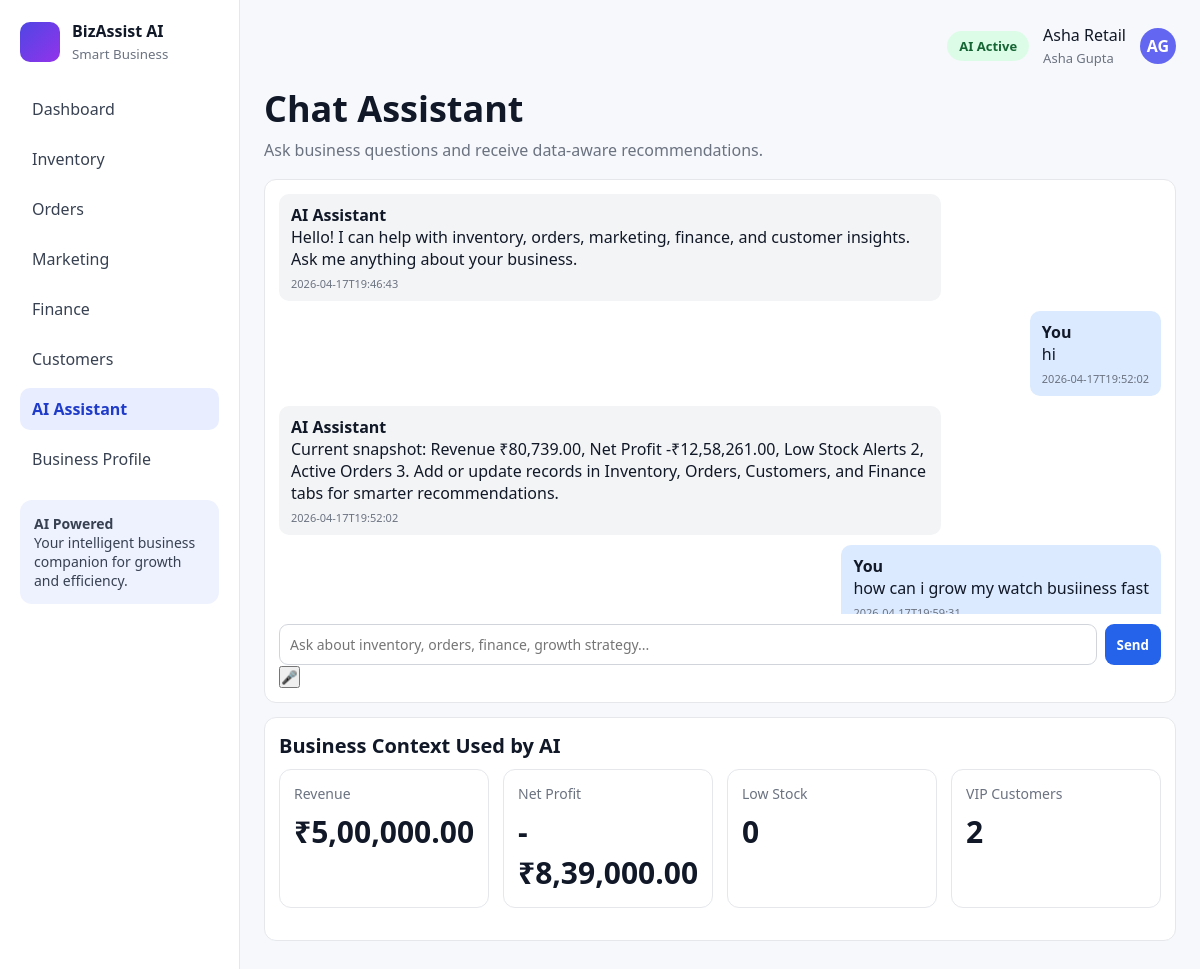
/assistant, run on an earlier commit of the app's database.
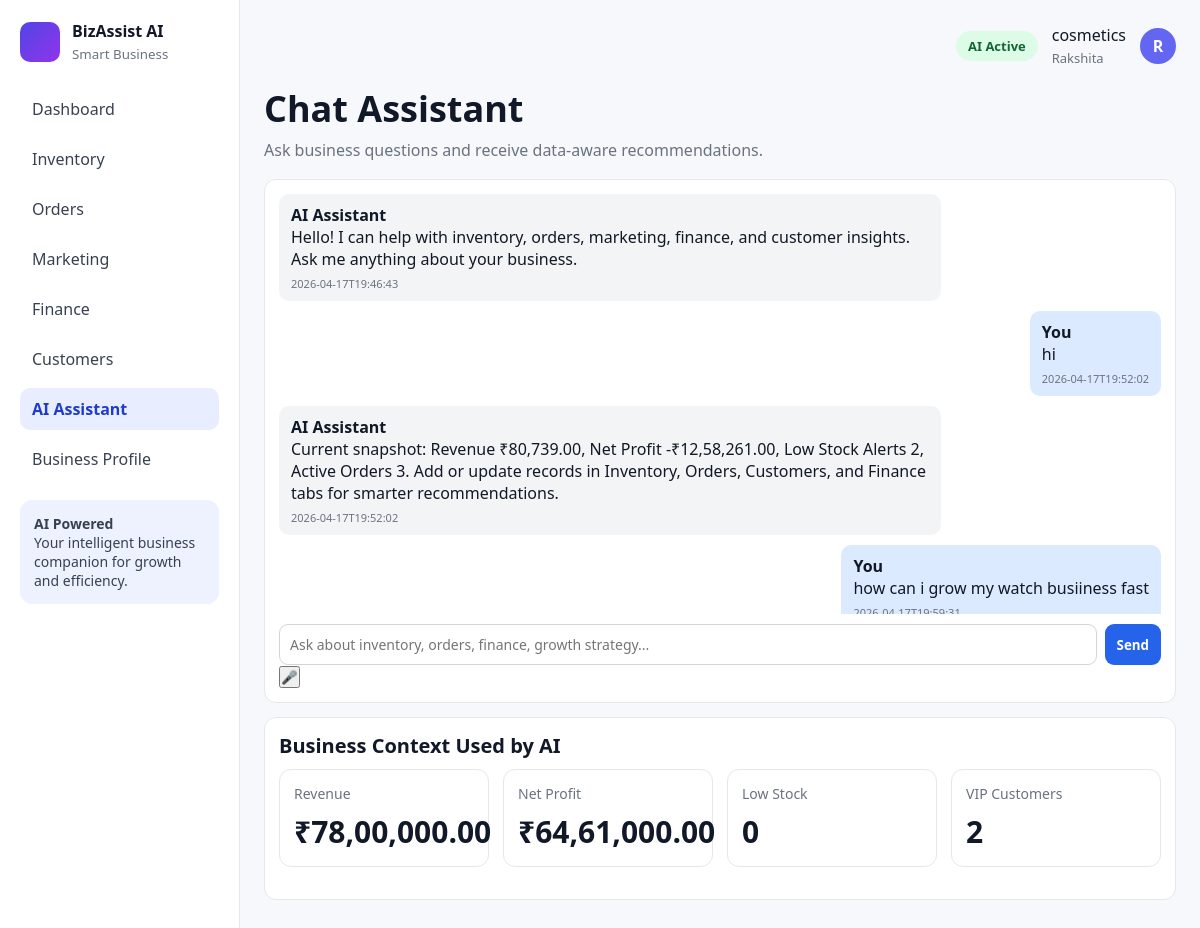
And on a later commit of the database.
### tables this page shows
CREATE TABLE business_profile (
            id INTEGER PRIMARY KEY CHECK (id = 1),
            owner_name TEXT NOT NULL,
            business_name TEXT NOT NULL,
            email TEXT NOT NULL,
            phone TEXT NOT NULL,
            business_type TEXT NOT NULL,
            monthly_revenue REAL NOT NULL DEFAULT 0,
            monthly_expenses REAL NOT NULL DEFAULT 0,
            marketing_spend REAL NOT NULL DEFAULT 0,
            growth_target REAL NOT NULL DEFAULT 0
        );

### app.py (the view, shortened to what this page needs)
@app.route("/assistant", methods=["GET", "POST"])
def assistant():
    conn = get_db_connection()
    messages = conn.execute(
        "SELECT * FROM assistant_messages ORDER BY id ASC LIMIT 30"
    ).fetchall()
    metrics = query_metrics(conn)
    conn.close()
    return render_template(
        "assistant.html",
        active_page="assistant",
        messages=messages,
        metrics=metrics,
    )

### app.py (called while the page is built)
def get_db_connection():
    conn = sqlite3.connect("database.db")
    conn.row_factory = sqlite3.Row
    return conn

def format_inr(value):
    try:
        amount = float(value or 0)
    except (TypeError, ValueError):
        amount = 0
    sign = "-" if amount < 0 else ""
    amount = abs(amount)
    integer = int(amount)
    decimal = f"{amount:.2f}".split(".")[1]
    s = str(integer)
    if len(s) > 3:
        head = s[:-3]
        tail = s[-3:]
        chunks = []
        while len(head) > 2:
            chunks.insert(0, head[-2:])
            head = head[:-2]
        if head:
            chunks.insert(0, head)
        s = ",".join(chunks + [tail])
    return f"{sign}₹{s}.{decimal}"

def get_business_profile(conn):
    return conn.execute("SELECT * FROM business_profile WHERE id = 1").fetchone()

### templates/assistant.html (shortened to what this page needs)
 {% extends "base.html" %}
{% block content %}
<h1 class="page-title">Chat Assistant</h1>
<p class="page-subtitle">Ask business questions and receive data-aware recommendations.</p>
<div class="panel">
    <div class="chat-feed">
        {% for msg in messages %}
        <div class="msg {{ msg['role'] }}">
            <b>{{ "You" if msg["role"] == "user" else "AI Assistant" }}</b>
            <div>{{ msg["message"] }}</div>
            <small>{{ msg["created_at"] }}</small>
        </div>
        {% endfor %}
    </div>
    <form method="post" style="display:flex; gap:8px;">
        <input class="input" name="message" placeholder="Ask about inventory, orders, finance, growth strategy..." required>
        <button class="btn btn-primary" type="submit">Send</button>
    </form>
    <button onclick="startVoice()">🎤</button>
</div>
<div class="panel">
    <h3 class="section-title">Business Context Used by AI</h3>
    <div class="cards">
        <div class="card"><h3>Revenue</h3><div class="metric">{{ metrics.revenue|inr }}</div></div>
        <div class="card"><h3>Net Profit</h3><div class="metric">{{ metrics.net_profit|inr }}</div></div>
        <div class="card"><h3>Low Stock</h3><div class="metric">{{ metrics.low_stock }}</div></div>
        <div class="card"><h3>VIP Customers</h3><div class="metric">{{ metrics.vip_customers }}</div></div>
    </div>
</div>
{% endblock %}

### templates/base.html (shortened to what this page needs)
<!DOCTYPE html>
<html lang="en">
<head>
</head>
<body>
<div class="app">
    <aside class="sidebar">
        <div class="logo">
            <div class="logo-icon"></div>
            <div>
                <div><b>BizAssist AI</b></div>
                <small>Smart Business</small>
            </div>
        </div>
        <nav class="nav">
            <a href="/dashboard" class="{{ 'active' if active_page == 'dashboard' else '' }}">Dashboard</a>
            <a href="/inventory" class="{{ 'active' if active_page == 'inventory' else '' }}">Inventory</a>
            <a href="/orders" class="{{ 'active' if active_page == 'orders' else '' }}">Orders</a>
            <a href="/marketing" class="{{ 'active' if active_page == 'marketing' else '' }}">Marketing</a>
            <a href="/finance" class="{{ 'active' if active_page == 'finance' else '' }}">Finance</a>
            <a href="/customers" class="{{ 'active' if active_page == 'customers' else '' }}">Customers</a>
            <a href="/assistant" class="{{ 'active' if active_page == 'assistant' else '' }}">AI Assistant</a>
            <a href="/business-profile" class="{{ 'active' if active_page == 'business_profile' else '' }}">Business Profile</a>
        </nav>
        <div class="promo">
            <b>AI Powered</b>
            <p>Your intelligent business companion for growth and efficiency.</p>
        </div>
    </aside>
    <main class="content">
        <div class="topbar">
            <span class="pill">AI Active</span>
            <div>{{ business_name }}<br><span class="muted">{{ owner_name }}</span></div>
            <div class="avatar">{{ avatar_text }}</div>
        </div>
        {% block content %}{% endblock %}
    </main>
</div>
</body>
</html>

What changed in the data, as far as the page shows it:
changed business_profile: business_name "Asha Retail" → "cosmetics"; owner_name "Asha Gupta" → "Rakshita"; revenue|inr "₹5,00,000.00" → "₹78,00,000.00"
Also different on the page:
{{ avatar_text }}: "AG" → "R"
{{ metrics.net_profit|inr }}: "-₹8,39,000.00" → "₹64,61,000.00"
